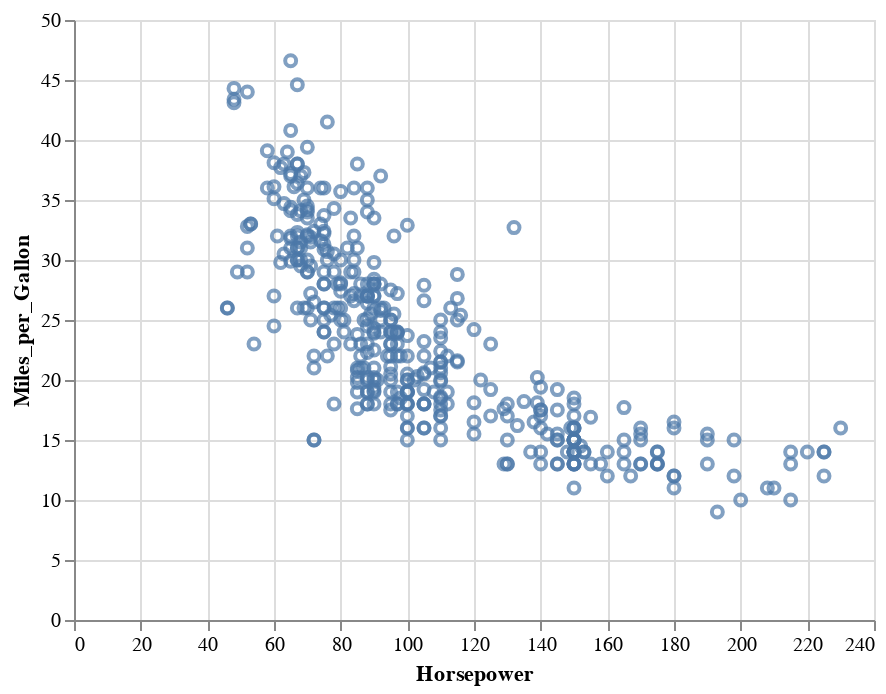

This figure's notebook cell:
### Markdown cell above
This chart plots - as expected - Horsepower vs. Miles per Gallon. However, all points are of the same color. What if we want to distinguish them based on some other property? This can be easily changed:

### Code cell
alt.Chart(cars).mark_point().encode(
    x='Horsepower',
    y='Miles_per_Gallon'
)

### Figure 1 — Vega-Lite specification as saved in the notebook (floating-point values rounded to 4 significant figures; data arrays with more than 128 entries replaced by an {"elided": "..."} marker saying what was removed)
{"config": {"view": {"continuousWidth": 400, "continuousHeight": 300}}, "data": {"name": "data-8e25068d8b9a578f41a59c91e539d690"}, "mark": "point", "encoding": {"x": {"type": "quantitative", "field": "Horsepower"}, "y": {"type": "quantitative", "field": "Miles_per_Gallon"}}, "$schema": "https://vega.github.io/schema/vega-lite/v4.8.1.json", "datasets": {"data-8e25068d8b9a578f41a59c91e539d690": {"elided": "406 records"}}}
